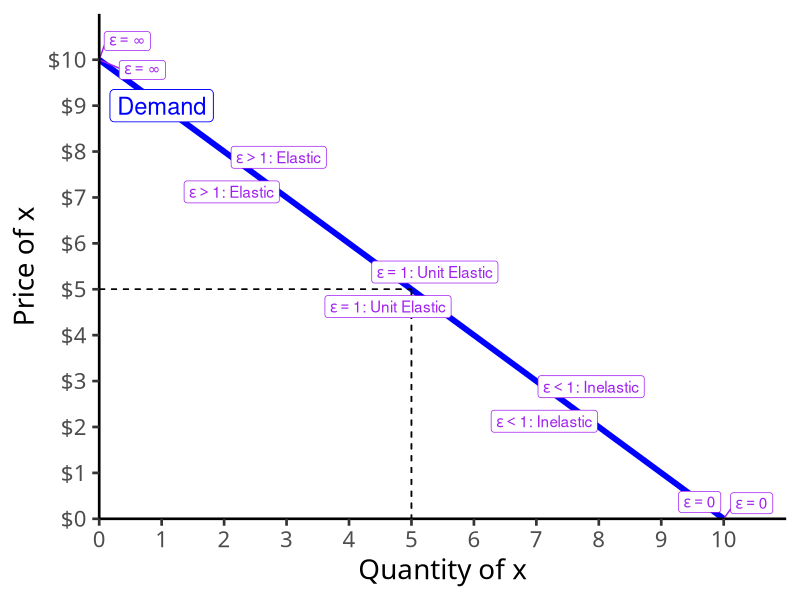

The R script that drew this image:
## ---- chunk 1
library(tidyverse)
library(ggrepel)
demand=function(x){10-x}

ggplot(data.frame(x=c(0,10)), aes(x=x))+
  stat_function(fun=demand, geom="line", size=2, color = "blue")+
  geom_label(aes(x=1,y=demand(1)), color = "blue", label="Demand", size = 6)+
    scale_x_continuous(breaks=seq(0,10,1),
                     limits=c(0,10),
                     expand=expand_scale(mult=c(0,0.1)))+
  scale_y_continuous(breaks=seq(0,10,1),
                     limits=c(0,10),
                     expand=expand_scale(mult=c(0,0.1)),
                     labels = function(x){paste("$", x, sep="")})+
  # line at 5,5 
  geom_segment(aes(x=0,xend=5, y=5, yend=5), linetype="dashed")+
  geom_segment(aes(x=5,xend=5, y=5, yend=0), linetype="dashed")+
  
  geom_label_repel(aes(x=0, y=10), color="purple", label=expression(epsilon == infinity))+
  geom_label_repel(aes(x=2.5, y=7.5), color="purple", label=expression(paste(epsilon > 1, ": Elastic")))+
  geom_label_repel(aes(x=5, y=5), color="purple", label=expression(paste(epsilon == 1, ": Unit Elastic")))+
  geom_label_repel(aes(x=7.5, y=2.5), color="purple", label=expression(paste(epsilon < 1, ": Inelastic")))+
  geom_label_repel(aes(x=10, y=0), color="purple", label=expression(epsilon == 0))+
  #coord_cartesian(clip="off")+
  labs(x = "Quantity of x",
       y = "Price of x")+
  theme_classic(base_family = "Fira Sans Condensed", base_size=20)
